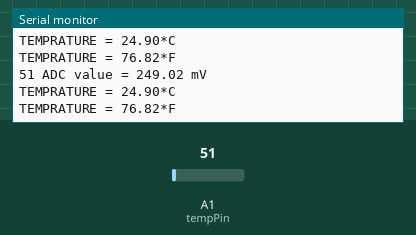
This sketch was run on a simulated Arduino Uno, built with avr-gcc and run on an emulated ATmega328P. Parts: the last lines printed to the serial monitor. Inputs (shaded band) come from the test bench; at power-on: A1 (tempPin) = 51.

Above: at 1.8 s.
1.9 s: A1 (tempPin) set to 61
At 2.8 s:
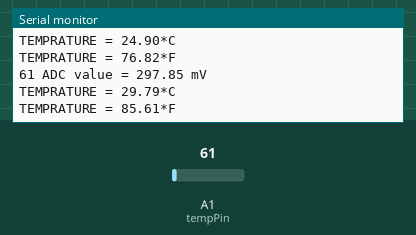
3.4 s: A1 (tempPin) set to 71
At 4.8 s:
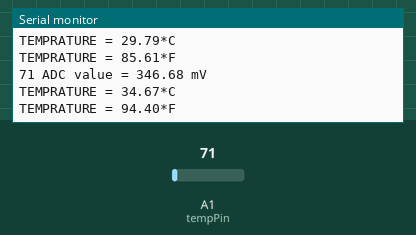
Timing chart, 0 to 6.4 s (numbered marks = the images above; inputs shaded):
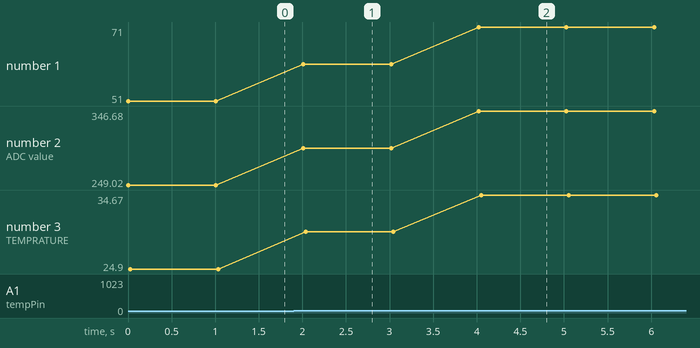

The sketch:

lm35_temp.ino
```cpp
int val; // creating a veriable to store the analog value
int tempPin = 1; // connect the data pin of the sensor to analog pin A1

void setup()
{
  Serial.begin(9600); // initializing the serial communication
  pinMode(tempPin, INPUT); //setting data pin of the sensor as INPUT
}
void loop()
{
  val = analogRead(tempPin); // reading the analog value
  float mv = ( val/1024.0)*5000; // convering the analog (10 bit ADC) value to mV
  float cel = mv/10; // converting mV value to Degree celsius
  float farh = (cel*9)/5 + 32; // converting Degree celsius to farenhite

  Serial.print(val); // printing the ADC value and the corresponding mV
  Serial.print(" ADC value = ");
  Serial.print(mv);
  Serial.print(" mV");
  Serial.println();// to print an empty line

  Serial.print("TEMPRATURE = ");
  Serial.print(cel); // printing celsius value to the serial port
  Serial.print("*C");
  Serial.println();

  Serial.print("TEMPRATURE = ");
  Serial.print(farh); // printing farenhite value to the serial port
  Serial.print("*F");
  Serial.println();
  delay(1000);
}
```

Measured:
- after the input at 1.9 s, the serial monitor: prints a new line after 0.11 s (image 1)
- after the input at 3.4 s, the serial monitor: prints a new line after 0.62 s (image 2)
- plotted number 1: 51 → 61 after the input at 1.9 s, 61 → 71 after the input at 3.4 s
- plotted number 2: 249.02 → 297.85 after the input at 1.9 s, 297.85 → 346.68 after the input at 3.4 s
- plotted number 3: 24.9 → 29.79 after the input at 1.9 s, 29.79 → 34.67 after the input at 3.4 s
